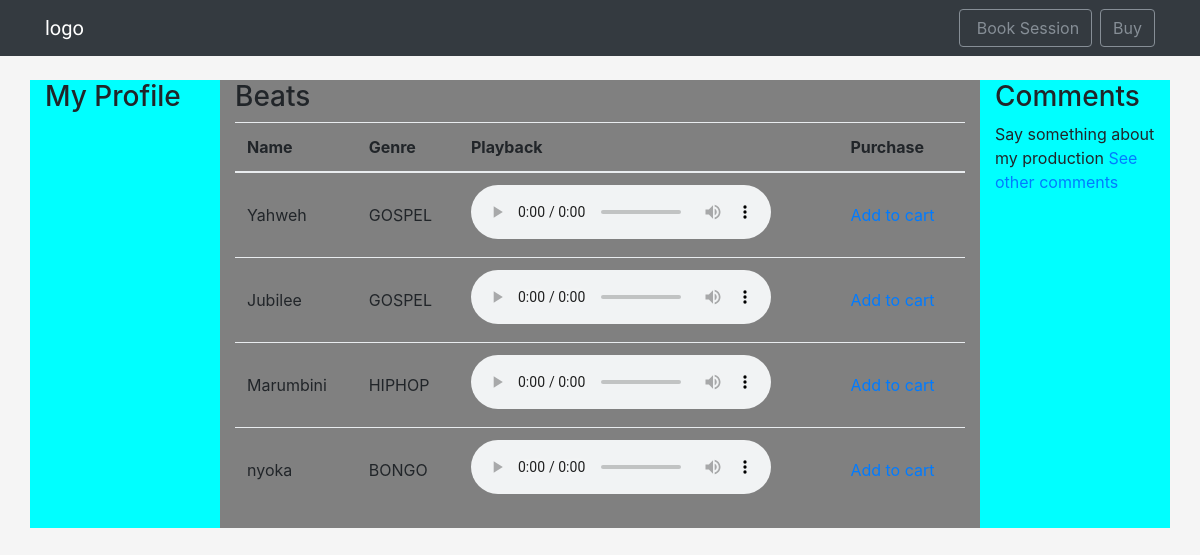
Screenshot of /beats/producers/1/ with the database file from the repository.
### beats/models.py (models this page shows, shortened)
class Beat(models.Model):
	name = models.CharField(max_length=25)
	genre = models.CharField(max_length=25,choices=CHOICES)
	playback = models.FileField(upload_to='media/')
	producer = models.ForeignKey('Producer',on_delete = models.SET_NULL,null= True)

### beats/views.py (the view)
# urls.py: path('producers/<int:pk>/', views.producerbeats,    name ='producerbeats'),
def producerbeats(request,pk):
	producer = get_object_or_404(Producer,pk=pk)
	beats = Beat.objects.filter(producer = producer)
	return render(request,'producerbeats.html',{'beats': beats})

### templates/producerbeats.html (shortened to what this page needs)
{% extends 'base.html' %}
{% block content %}
<div class="row my-4" >
	<div class="col-md-2" style="background-color: cyan;">
	       <h3>My Profile</h3>
	</div>
    <div class="col-md-8" style="background-color: gray;">
	       <h3>Beats</h3>
	        <table class="table">
			     <div class="breadcrumb-item">
			      <thead class="thead-inverse">
			      <tr>
			        <th>Name</th>
			        <th>Genre</th>
			        <th>Playback</th>
			        <th>Purchase</th>
			      </tr>
			      </thead>
			     </div>
			      <tbody>
			        {% for beat in beats %}
			          <tr>
			            <td class="align-middle">{{ beat.name }}</td>
			            <td class="align-middle">{{ beat.genre }}</td>
			            <td class="align-middle">
			            	<audio controls>
   								 <source src="{{ beat.playback.url }}" type="audio/mpeg">
							</audio>
						</td>
			            <td class="align-middle"><a  href="#">Add to cart</a></td>
			          </tr>
			        {% endfor %}
			      </tbody>
			</table>
		</div>
	<div class="col-md-2"  style="background-color: cyan;">
	       <h3>Comments</h3>
	       <p>Say something about my production  <a  href="#">See other comments</a></p>
	</div>
</div>
{% endblock %}

### rows the page displays
Beat: name "Yahweh", genre "GOSPEL"
Beat: name "Jubilee", genre "GOSPEL"
Beat: name "Marumbini", genre "HIPHOP"
Beat: name "nyoka", genre "BONGO"
